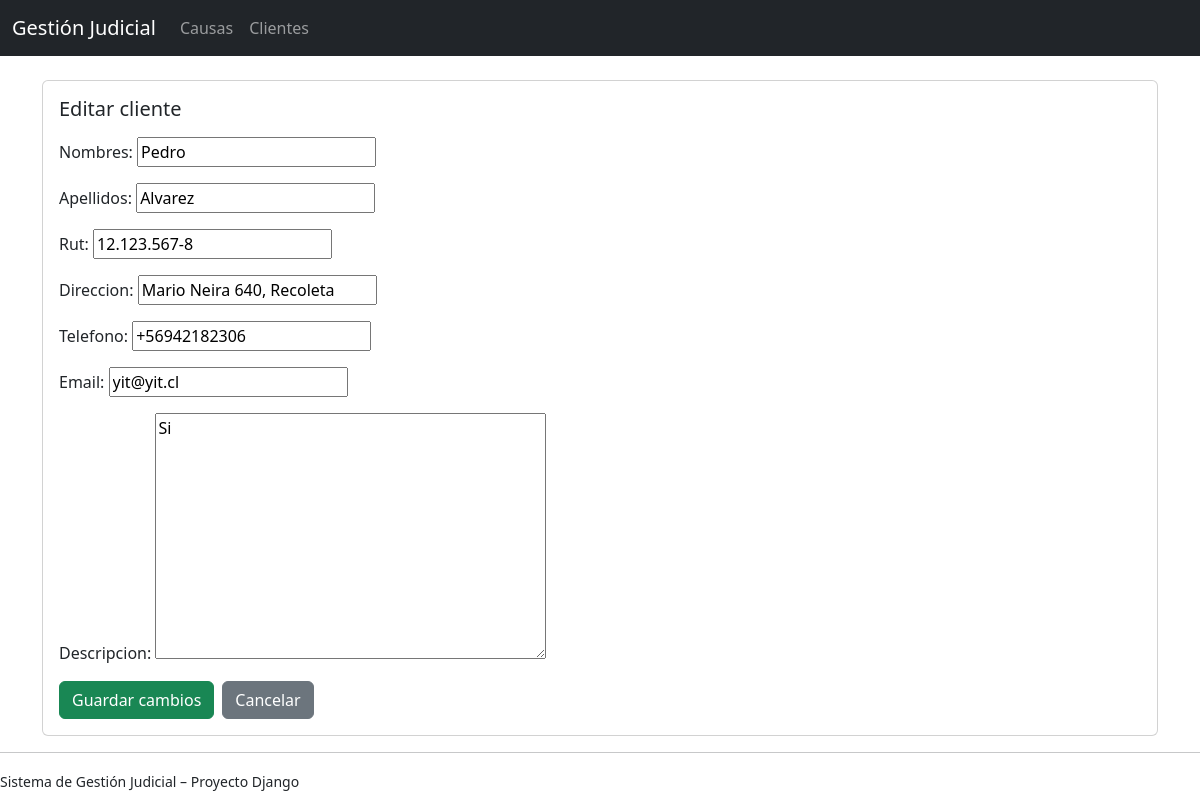
/clientes/2/editar/, run on the app's committed database.
### clientes/models.py (models this page shows, shortened)
class Cliente(models.Model):
    nombres = models.CharField(max_length=100)
    apellidos = models.CharField(max_length=100)
    rut = models.CharField(max_length=12, unique=True)
    direccion = models.CharField(max_length=255, blank=True)
    telefono = models.CharField(max_length=20, blank=True)
    email = models.EmailField(blank=True)
    descripcion = models.TextField(blank=True)
    activo = models.BooleanField(default=True)
    fecha_creacion = models.DateTimeField(auto_now_add=True)
    class Meta:
        ordering = ['apellidos', 'nombres']

### clientes/views.py (the view, shortened to what this page needs)
# urls.py: path('<int:pk>/editar/', views.ClienteUpdateView.as_view(), name='editar'),
class ClienteUpdateView(UpdateView):
    model = Cliente
    form_class = ClienteForm
    template_name = 'clientes/cliente_form.html'

### clientes/forms.py
class ClienteForm(forms.ModelForm):
    class Meta:
        model = Cliente
        fields = [
            'nombres',
            'apellidos',
            'rut',
            'direccion',
            'telefono',
            'email',
            'descripcion',
        ]

### clientes/templates/clientes/cliente_form.html (shortened to what this page needs)
{% extends 'base.html' %}
{% block content %}
<div class="card">
  <div class="card-body">
    <h5 class="card-title mb-3">Editar cliente</h5>
    <form method="post">
        {{ form.as_p }}
        <div class="d-flex gap-2 mt-3">
            <button type="submit" class="btn btn-success">
                Guardar cambios
            </button>
            <a href="{% url 'clientes:detalle' object.pk %}"
               class="btn btn-secondary">
                Cancelar
            </a>
        </div>
    </form>
  </div>
</div>
{% endblock %}

### data on the page
Cliente: nombres "Pedro", apellidos "Alvarez", rut "12.123.567-8", direccion "Mario Neira 640, Recoleta", telefono "+56942182306", email "yit@yit.cl", descripcion "Si"
